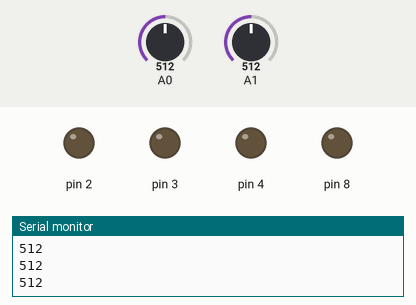
This sketch was run on a simulated Arduino Uno, built with avr-gcc and run on an emulated ATmega328P. Shown: output pins drawn as LEDs (lit = HIGH), the last lines printed to the serial monitor. Inputs (shaded band) come from the test bench; at power-on: A0 = 512, A1 = 512.

Above: at 1.2 s.
1.3 s: A0 set to 368
2.8 s: A0 set to 347
At 4.0 s:
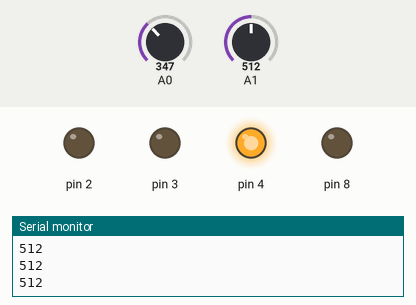
4.3 s: A1 set to 165
5.8 s: A1 set to 135
At 6.9 s:
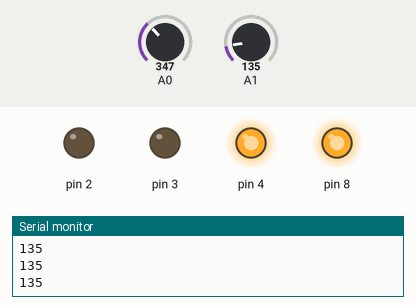
7.3 s: A0 set to 244
8.8 s: A0 set to 208
At 10.1 s:
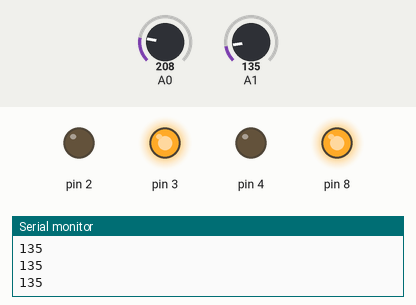
Timing chart, 0 to 11.3 s (numbered marks = the images above; inputs shaded):
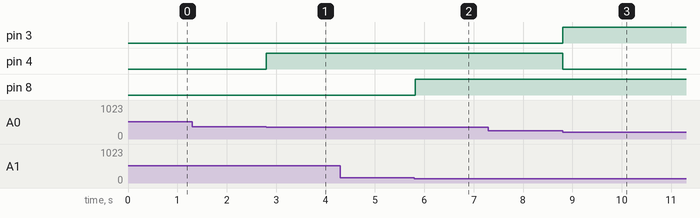

The sketch:

Soil_temp_moisture_monitiring_system.ino
```cpp
// C++ code
//
int temperature = 0;

int soilmoisturesensor = 0;

void setup()
{
  pinMode(A0, INPUT);
  pinMode(3, OUTPUT);
  pinMode(2, OUTPUT);
  pinMode(4, OUTPUT);
  pinMode(8, OUTPUT);
  pinMode(A1, INPUT);
  Serial.begin(9600);
}

void loop()
{
  temperature = map(((analogRead(A0) - 20) * 3), 0, 1023, -40, 125);
  if (temperature < 25) {
    digitalWrite(3, LOW);
    digitalWrite(2, HIGH);
    digitalWrite(4, LOW);
  }
  if (temperature > 25 && temperature < 60) {
    digitalWrite(3, HIGH);
    digitalWrite(2, LOW);
    digitalWrite(4, LOW);
  }
  if (temperature > 60 && temperature < 125) {
    digitalWrite(3, LOW);
    digitalWrite(2, LOW);
    digitalWrite(4, HIGH);
    if (soilmoisturesensor <= 150) {
      digitalWrite(8, HIGH);
    } else {
      digitalWrite(8, LOW);
    }
  }

  soilmoisturesensor = analogRead(A1);
  Serial.println(soilmoisturesensor);
  delay(10); // Delay a little bit to improve simulation performance
}
```

Measured:
- the behaviour switches between 361 and 360 on A0 (found by bisection; images 0 and 1)
- the behaviour switches between 151 and 150 on A1 (found by bisection; images 1 and 2)
- the behaviour switches between 227 and 226 on A0 (found by bisection; images 2 and 3)
- after the input at 2.8 s, pin 4: LOW → HIGH at once
- after the input at 5.8 s, pin 8: LOW → HIGH at once
- after the input at 8.8 s, pin 3: LOW → HIGH at once; pin 4: HIGH → LOW at once
